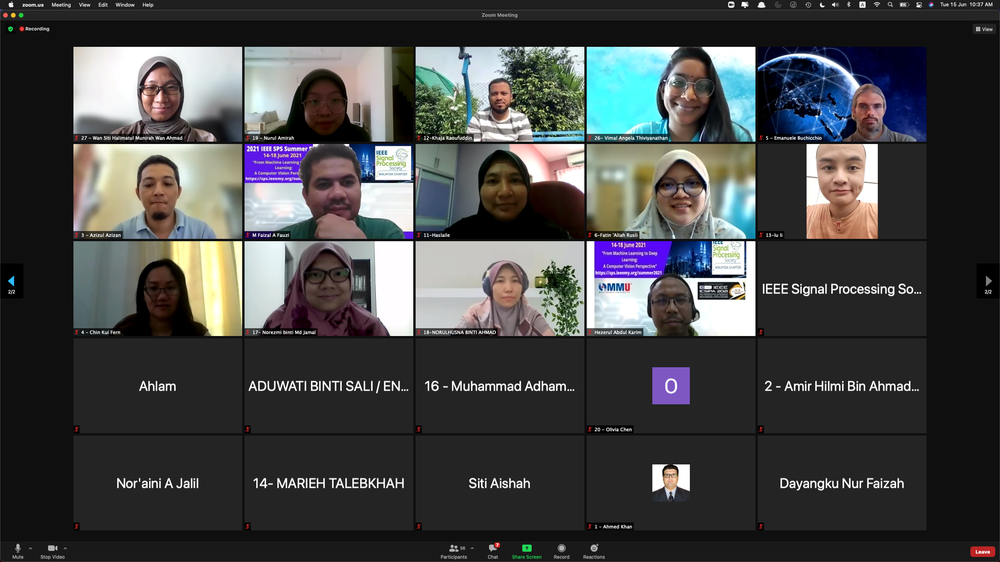
#> input picture Files/ieee2.png, 1000 x 562 px, shrunk from 2560 x 1440 before the run, given in place of the camera
$ python intermediate-3.py
#> lines starting #> are read from the running program, lines starting #| are printed output that depends on the picture; after the words box and inside, x2 and y2 are one past the last pixel; in counts of white or black regions, pixels touching at a corner belong together
import cv2 as cv
import numpy as np

capDevice = cv.VideoCapture(0, cv.CAP_DSHOW)

while True:
    ret, frame = capDevice.read()
#> frame is the input picture: shape (562, 1000, 3); mean B, G, R 71.1, 70.6, 69.6

    width = int(capDevice.get(3))
    height = int(capDevice.get(3))

    hsv = cv.cvtColor(frame, cv.COLOR_BGR2HSV)
#> hsv: shape (562, 1000, 3); mean H, S, V 26.8, 30.9, 77.3
    lowerBlue= np.array([90,50,50])
    upperBlue = np.array([130, 255, 255])

    # create a blue mask to show only blue
    mask= cv.inRange(hsv, lowerBlue,upperBlue)
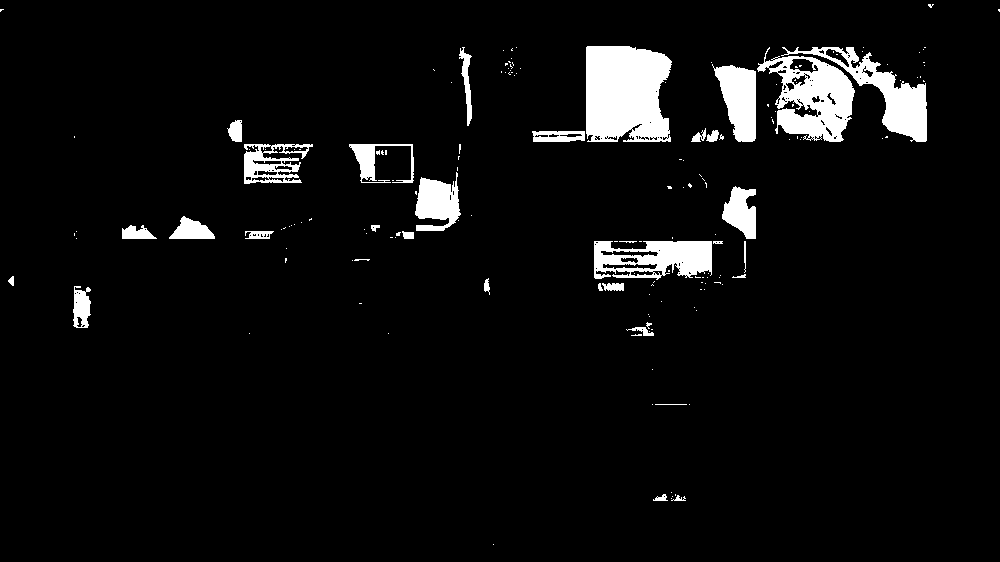
#> mask: shape (562, 1000); 5.4% white; 171 white regions (137 under 20 px), largest, box (x1, y1, x2, y2) and area: (586, 46, 672, 142) 7224, (757, 47, 855, 142) 4687, (781, 47, 927, 142) 3482

    result = cv.bitwise_and(frame,frame, mask=mask)
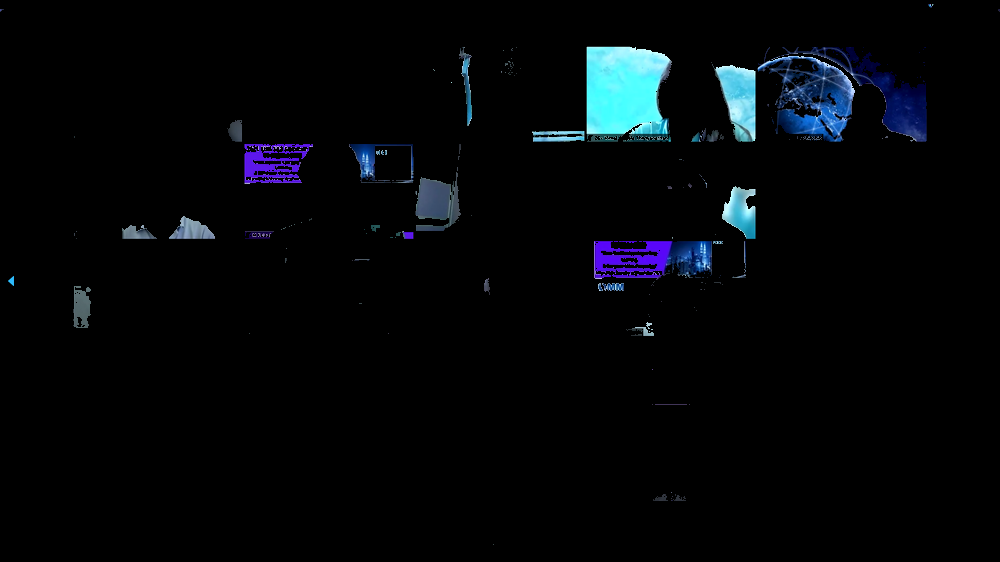
#> result: shape (562, 1000, 3); mean B, G, R 9.1, 6.4, 3.7
    cv.imshow("webcam image",frame)
    cv.imshow("image with color mask", result)

    #some overlay on captured video frame
    imgLine=cv.line(frame, (0, 0), (width,height), (255, 255, 255), 5)
    imgRectangle = cv.rectangle(frame, (100, 100), (200, 200), (0, 0, 0), 5)
    imgCircle = cv.circle(frame, (250, 250), 50, (255, 0, 0), 5)
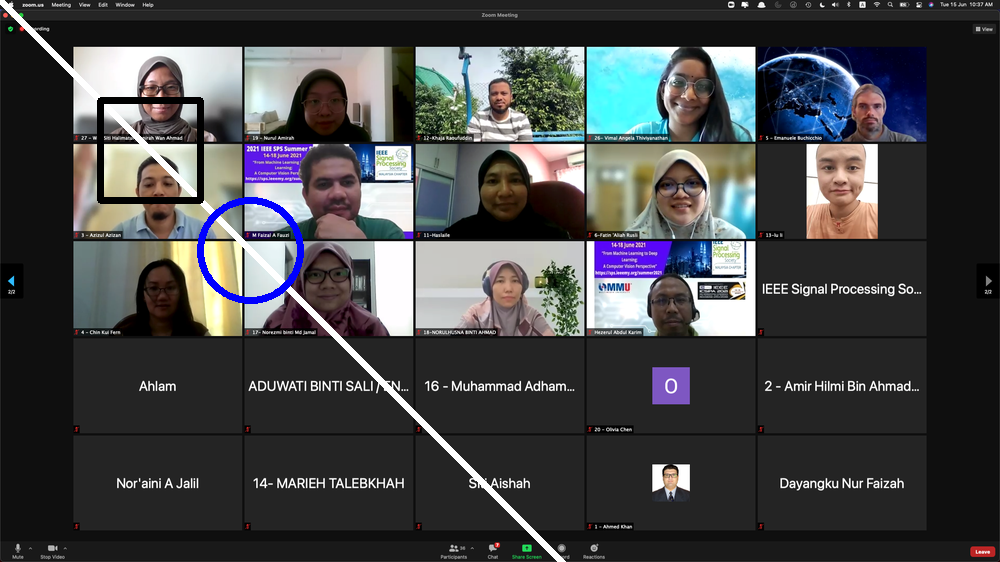
#> imgCircle: shape (562, 1000, 3); mean B, G, R 72.1, 70.4, 69.4

    font = cv.FONT_HERSHEY_SIMPLEX
    imgText = cv.putText(frame, "Text here", (200, height-5), font, 1, (255, 255, 255), 2, cv.LINE_AA)

    cv.imshow("Webcam Frame", frame)

    if cv.waitKey(1) == ord('q'):
#> (key q is pressed here)
        break

# relesae video capture
capDevice.release()
cv.destroyAllWindows()
